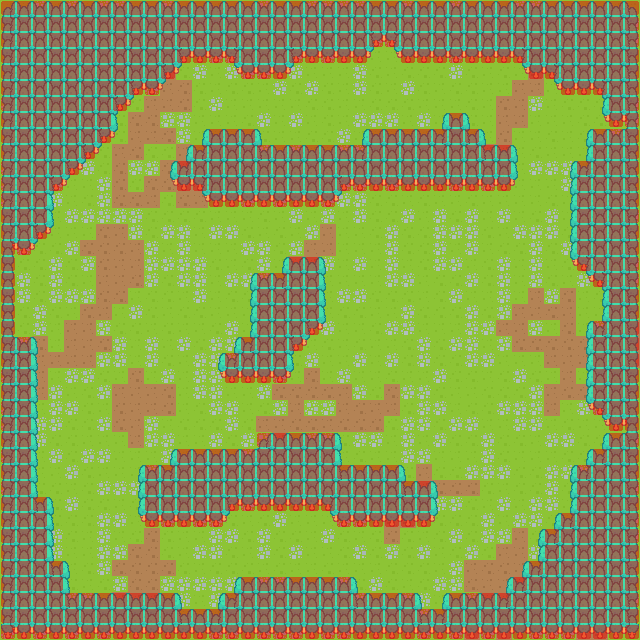

Rendered tile map (Tiled .tmx) drawn with the repository's tilesets; below, a short description and the map source with its tile grids summarised:
An orthogonal 40x40 tile map with 16x16 px tiles, 4 tile layers (floor, tree, tree2, collsion), 3 tilesets.

<map version="1.2" tiledversion="1.2.4" orientation="orthogonal" renderorder="left-down" width="40" height="40" tilewidth="16" tileheight="16" infinite="0" nextlayerid="6" nextobjectid="1">
 <tileset firstgid="1" source="../villageSheet.tsx" />
 <tileset firstgid="1768" source="../tilemap.tsx" />
 <tileset firstgid="2254" source="../red-collision-box.tsx" />
 <layer id="5" name="floor" width="40" height="40" locked="1">
  <data>[1600 cells, 1600 non-empty, 5 distinct tile ids]</data>
 </layer>
 <layer id="2" name="tree" width="40" height="40" locked="1">
  <data>[1600 cells, 826 non-empty, 12 distinct tile ids]</data>
 </layer>
 <layer id="3" name="tree2" width="40" height="40" locked="1">
  <data>[1600 cells, 132 non-empty, 6 distinct tile ids]</data>
 </layer>
 <layer id="4" name="collsion" width="40" height="40">
  <data>[1600 cells, 712 non-empty, 1 distinct tile ids]</data>
 </layer>
</map>
